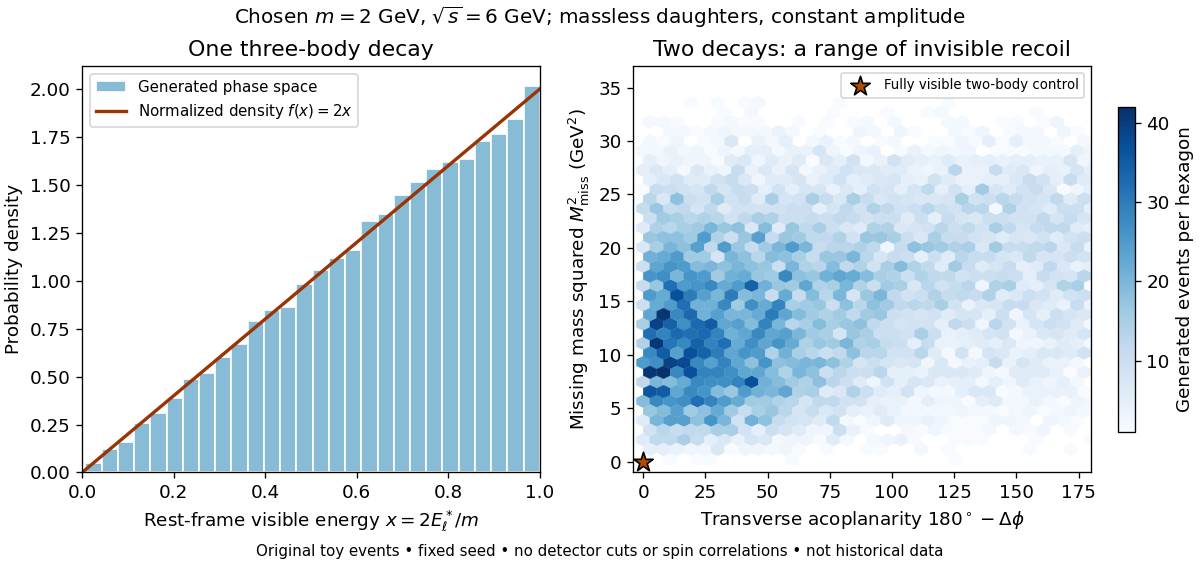

Write Python code to recreate this figure.
"""Original massless phase-space toy, not historical data or a weak-decay model.

Tested with Python 3.14, NumPy 2.3.5, Matplotlib 3.10.7.
Run from _media; emits this script's basename with .png in the working directory.
"""
from pathlib import Path
import json
import numpy as np
import matplotlib.pyplot as plt


def boost(p, beta):
    """Active boost of (...,4) vectors from rest to velocity beta; c=1."""
    b2 = np.sum(beta * beta, axis=-1)
    gamma = 1 / np.sqrt(1 - b2)
    dot = np.sum(p[..., 1:] * beta, axis=-1)
    factor = np.divide(gamma - 1, b2, out=np.zeros_like(b2), where=b2 > 0)
    return np.concatenate(((gamma * (p[..., 0] + dot))[..., None],
                           p[..., 1:] + (factor * dot + gamma * p[..., 0])[..., None] * beta), axis=-1)


def direction(rng, n):
    z = rng.uniform(-1, 1, n)
    phi = rng.uniform(0, 2 * np.pi, n)
    r = np.sqrt(1 - z * z)
    return np.column_stack((r * np.cos(phi), r * np.sin(phi), z))


def mass2(p):
    return p[..., 0] ** 2 - np.sum(p[..., 1:] ** 2, axis=-1)


def generate(n=12000, seed=19751995, m=2.0, ecm=6.0):
    """Shape (n,2,3,4): tau charge (-,+), daughter (charged,nu,nu).

    Constant squared amplitude: dPhi3/dx proportional to x, x=2 E*/m.
    Both charged daughters and all neutrinos are massless in this toy.
    No radiation, spin correlation, selection, smearing, or true matrix element.
    """
    rng = np.random.default_rng(seed)
    tau_direction = direction(rng, n)
    speed = np.sqrt(1 - (2 * m / ecm) ** 2)
    events, xs = [], []
    for sign in (1, -1):
        x = np.sqrt(rng.random(n))
        le = m * x / 2
        lp = le[:, None] * direction(rng, n)
        l = np.column_stack((le, lp))
        qe = m - le
        qm = m * np.sqrt(1 - x)
        np0 = (qm / 2)[:, None] * direction(rng, n)
        a0 = np.column_stack((qm / 2, np0))
        b0 = np.column_stack((qm / 2, -np0))
        beta_q = -lp / qe[:, None]
        a, b = boost(a0, beta_q), boost(b0, beta_q)
        beta_tau = sign * speed * tau_direction
        events.append(np.stack([boost(p, beta_tau) for p in (l, a, b)], axis=1))
        xs.append(x)
    return np.stack(events, axis=1), np.stack(xs, axis=1)


def diagnostics(events):
    visible = events[:, :, 0].sum(axis=1)
    missing = events[:, :, 1:].sum(axis=(1, 2))
    p = events[:, :, 0, 1:3]
    cosine = np.sum(p[:, 0] * p[:, 1], axis=-1) / np.prod(np.linalg.norm(p, axis=-1), axis=-1)
    acop = np.degrees(np.pi - np.arccos(np.clip(cosine, -1, 1)))
    return visible, missing, acop


def checks(events, x, m=2.0, ecm=6.0):
    parents = events.sum(axis=2)
    residual = float(np.max(np.abs(events.sum(axis=(1, 2)) - [ecm, 0, 0, 0])))
    shell = float(np.max(np.abs(mass2(events))))
    parent_shell = float(np.max(np.abs(mass2(parents) - m * m)))
    visible, missing, _ = diagnostics(events)
    q = events[:, :, 1:].sum(axis=2)
    bounds = float(np.max(np.abs(mass2(q) - m*m*(1-x))))
    assert residual < 1e-10 and shell < 1e-10 and parent_shell < 1e-10 and bounds < 1e-10
    assert np.all(events[..., 0] > 0) and np.all((x >= 0) & (x <= 1))
    assert np.min(mass2(missing)) > -1e-10
    assert abs(float(np.mean(x)) - 2/3) < .015
    # Explicit fully visible e-e+ control cases: positive energies, null shells,
    # opposite momenta, and zero missing four-vector in every case.
    rng = np.random.default_rng(2000)
    control_p = ecm/2 * direction(rng, 40)
    control_a = np.column_stack((np.full(40, ecm/2), control_p))
    control_b = np.column_stack((np.full(40, ecm/2), -control_p))
    assert np.max(np.abs(mass2(control_a))) < 1e-12
    assert np.max(np.abs(mass2(control_b))) < 1e-12
    assert np.max(np.abs(control_a + control_b - [ecm, 0, 0, 0])) < 1e-12
    # Charges: initial e-+e+ = 0; tau- -> e-+0+0; tau+ -> mu++0+0.
    assert -1 + 1 == 0 and sum([-1, 0, 0]) == -1 and sum([1, 0, 0]) == 1
    return dict(events=len(events),seed=19751995,max_four_momentum_residual=residual,
                max_massless_shell_residual=shell,max_parent_shell_residual=parent_shell,
                max_neutrino_pair_bound_residual=bounds,mean_x=float(np.mean(x)),charge_conserved=True,
                explicit_visible_two_body_controls=40)


def main():
    events, x = generate()
    print(json.dumps(checks(events, x), sort_keys=True))
    _, missing, acop = diagnostics(events)
    plt.rcParams.update({'font.size':11,'figure.facecolor':'white','axes.facecolor':'white'})
    fig, axes = plt.subplots(1, 2, figsize=(10, 4.7), layout='constrained')
    axes[0].hist(x.ravel(), bins=28, density=True, color='#88bbd5', edgecolor='white', label='Generated phase space')
    grid = np.linspace(0, 1, 200)
    axes[0].plot(grid, 2*grid, color='#993404', lw=2, label=r'Normalized density $f(x)=2x$')
    axes[0].set(xlabel=r'Rest-frame visible energy $x=2E_\ell^*/m$',ylabel='Probability density',title='One three-body decay',xlim=(0,1))
    axes[0].legend(fontsize=9, loc='upper left')
    h = axes[1].hexbin(acop, mass2(missing), gridsize=33, mincnt=1, cmap='Blues', linewidths=.2)
    axes[1].scatter([0], [0], marker='*', s=150, color='#b34b00', edgecolor='black', zorder=4,label='Fully visible two-body control')
    axes[1].set(xlabel=r'Transverse acoplanarity $180^\circ-\Delta\phi$',ylabel=r'Missing mass squared $M_{\rm miss}^2$ (GeV$^2$)',title='Two decays: a range of invisible recoil',xlim=(-4,180),ylim=(-1,37))
    axes[1].legend(fontsize=8, loc='upper right')
    fig.colorbar(h, ax=axes[1], label='Generated events per hexagon', shrink=.8)
    fig.suptitle(r'Chosen $m=2$ GeV, $\sqrt{s}=6$ GeV; massless daughters, constant amplitude',fontsize=12)
    fig.supxlabel('Original toy events • fixed seed • no detector cuts or spin correlations • not historical data',fontsize=9)
    fig.savefig(Path(__file__).stem + '.png', dpi=120, facecolor='white')
    plt.close(fig)


if __name__ == '__main__':
    main()
